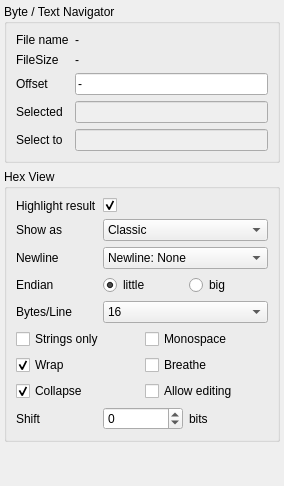
<?xml version="1.0" encoding="UTF-8"?>
<ui version="4.0">
 <class>HexViewControlsPanel</class>
 <widget class="QWidget" name="HexViewControlsPanel">
  <layout class="QVBoxLayout" name="hexViewControlsLayout">
   <property name="leftMargin">
    <number>4</number>
   </property>
   <property name="topMargin">
    <number>4</number>
   </property>
   <property name="rightMargin">
    <number>4</number>
   </property>
   <property name="bottomMargin">
    <number>4</number>
   </property>
   <item>
    <widget class="QGroupBox" name="hexInfoGroup">
     <property name="title">
      <string>Byte / Text Navigator</string>
     </property>
     <layout class="QFormLayout" name="hexInfoForm">
      <item row="0" column="0">
       <widget class="QLabel" name="fileNameLabel">
        <property name="text">
         <string>File name</string>
        </property>
       </widget>
      </item>
      <item row="0" column="1">
       <widget class="QLabel" name="fileNameValueLabel">
        <property name="text">
         <string>-</string>
        </property>
        <property name="wordWrap">
         <bool>true</bool>
        </property>
       </widget>
      </item>
      <item row="1" column="0">
       <widget class="QLabel" name="fileSizeLabel">
        <property name="text">
         <string>FileSize</string>
        </property>
       </widget>
      </item>
      <item row="1" column="1">
       <widget class="QLabel" name="fileSizeValueLabel">
        <property name="text">
         <string>-</string>
        </property>
       </widget>
      </item>
      <item row="2" column="0">
       <widget class="QLabel" name="offsetLabel">
        <property name="text">
         <string>Offset</string>
        </property>
       </widget>
      </item>
      <item row="2" column="1">
       <widget class="QLineEdit" name="offsetValueEdit">
        <property name="text">
         <string>-</string>
        </property>
       </widget>
      </item>
      <item row="3" column="0">
       <widget class="QLabel" name="selectedLabel">
        <property name="text">
         <string>Selected</string>
        </property>
       </widget>
      </item>
      <item row="3" column="1">
       <widget class="QLineEdit" name="selectedValueEdit">
        <property name="text">
         <string/>
        </property>
        <property name="enabled">
         <bool>false</bool>
        </property>
       </widget>
      </item>
      <item row="4" column="0">
       <widget class="QLabel" name="selectToLabel">
        <property name="text">
         <string>Select to</string>
        </property>
       </widget>
      </item>
      <item row="4" column="1">
       <widget class="QLineEdit" name="selectToValueEdit">
        <property name="enabled">
         <bool>false</bool>
        </property>
        <property name="text">
         <string/>
        </property>
       </widget>
      </item>
     </layout>
    </widget>
   </item>
   <item>
    <widget class="QGroupBox" name="hexControlsGroup">
     <property name="title">
      <string>Hex View</string>
     </property>
     <layout class="QFormLayout" name="hexControlsForm">
      <item row="0" column="0">
       <widget class="QLabel" name="highlightResultLabel">
        <property name="text">
         <string>Highlight result</string>
        </property>
       </widget>
      </item>
      <item row="0" column="1">
       <widget class="QCheckBox" name="highlightResultCheckBox">
        <property name="checked">
         <bool>true</bool>
        </property>
       </widget>
      </item>
      <item row="1" column="0">
       <widget class="QLabel" name="showAsLabel">
        <property name="text">
         <string>Show as</string>
        </property>
       </widget>
      </item>
      <item row="1" column="1">
       <widget class="QComboBox" name="showAsComboBox">
        <property name="currentIndex">
         <number>4</number>
        </property>
        <item>
         <property name="text">
          <string>Bytes</string>
         </property>
        </item>
        <item>
         <property name="text">
          <string>ASCII</string>
         </property>
        </item>
        <item>
         <property name="text">
          <string>UTF-8</string>
         </property>
        </item>
        <item>
         <property name="text">
          <string>UTF-16</string>
         </property>
        </item>
        <item>
         <property name="text">
          <string>Classic</string>
         </property>
        </item>
       </widget>
      </item>
      <item row="2" column="0">
       <widget class="QLabel" name="newlineLabel">
        <property name="text">
         <string>Newline</string>
        </property>
       </widget>
      </item>
      <item row="2" column="1">
       <widget class="QComboBox" name="newlineModeComboBox">
        <item>
         <property name="text">
          <string>Newline: None</string>
         </property>
        </item>
        <item>
         <property name="text">
          <string>Newline: NL</string>
         </property>
        </item>
        <item>
         <property name="text">
          <string>Newline: CRLF</string>
         </property>
        </item>
        <item>
         <property name="text">
          <string>Newline: NULL</string>
         </property>
        </item>
        <item>
         <property name="text">
          <string>Newline: NL | CR | NULL</string>
         </property>
        </item>
       </widget>
      </item>
      <item row="3" column="0">
       <widget class="QLabel" name="endianLabel">
        <property name="text">
         <string>Endian</string>
        </property>
       </widget>
      </item>
      <item row="3" column="1">
       <layout class="QHBoxLayout" name="endianLayout">
        <item>
         <widget class="QRadioButton" name="littleEndianRadioButton">
          <property name="text">
           <string>little</string>
          </property>
          <property name="checked">
           <bool>true</bool>
          </property>
         </widget>
        </item>
        <item>
         <widget class="QRadioButton" name="bigEndianRadioButton">
          <property name="text">
           <string>big</string>
          </property>
         </widget>
        </item>
       </layout>
      </item>
      <item row="4" column="0">
       <widget class="QLabel" name="bytesPerLineLabel">
        <property name="text">
         <string>Bytes/Line</string>
        </property>
       </widget>
      </item>
      <item row="4" column="1">
       <widget class="QComboBox" name="bytesPerLineComboBox">
        <property name="currentIndex">
         <number>1</number>
        </property>
        <item>
         <property name="text">
          <string>8</string>
         </property>
        </item>
        <item>
         <property name="text">
          <string>16</string>
         </property>
        </item>
        <item>
         <property name="text">
          <string>32</string>
         </property>
        </item>
        <item>
         <property name="text">
          <string>64</string>
         </property>
        </item>
        <item>
         <property name="text">
          <string>Auto</string>
         </property>
        </item>
       </widget>
      </item>
      <item row="5" column="0" colspan="2">
       <layout class="QGridLayout" name="toggleGrid">
        <item row="0" column="0">
         <widget class="QCheckBox" name="stringsOnlyCheckBox">
          <property name="text">
           <string>Strings only</string>
          </property>
         </widget>
        </item>
        <item row="0" column="1">
         <widget class="QCheckBox" name="monospaceCheckBox">
          <property name="text">
           <string>Monospace</string>
          </property>
         </widget>
        </item>
        <item row="1" column="0">
         <widget class="QCheckBox" name="wrapCheckBox">
          <property name="text">
           <string>Wrap</string>
          </property>
          <property name="checked">
           <bool>true</bool>
          </property>
         </widget>
        </item>
        <item row="1" column="1">
         <widget class="QCheckBox" name="breatheCheckBox">
          <property name="text">
           <string>Breathe</string>
          </property>
         </widget>
        </item>
        <item row="2" column="0">
         <widget class="QCheckBox" name="collapseCheckBox">
          <property name="text">
           <string>Collapse</string>
          </property>
          <property name="checked">
           <bool>true</bool>
          </property>
         </widget>
        </item>
        <item row="2" column="1">
         <widget class="QCheckBox" name="allowEditingCheckBox">
          <property name="text">
           <string>Allow editing</string>
          </property>
         </widget>
        </item>
       </layout>
      </item>
      <item row="6" column="0">
       <widget class="QLabel" name="shiftLabel">
        <property name="text">
         <string>Shift</string>
        </property>
       </widget>
      </item>
      <item row="6" column="1">
       <layout class="QHBoxLayout" name="shiftLayout">
        <item>
         <widget class="QSpinBox" name="shiftBitsSpinBox">
          <property name="minimum">
           <number>-127</number>
          </property>
          <property name="maximum">
           <number>127</number>
          </property>
          <property name="value">
           <number>0</number>
          </property>
         </widget>
        </item>
        <item>
         <widget class="QLabel" name="shiftBitsLabel">
          <property name="text">
           <string>bits</string>
          </property>
         </widget>
        </item>
       </layout>
      </item>
     </layout>
    </widget>
   </item>
   <item>
    <spacer name="verticalSpacer">
     <property name="orientation">
      <enum>Qt::Vertical</enum>
     </property>
     <property name="sizeHint" stdset="0">
      <size>
       <width>20</width>
       <height>40</height>
      </size>
     </property>
    </spacer>
   </item>
  </layout>
 </widget>
 <resources/>
 <connections/>
</ui>
